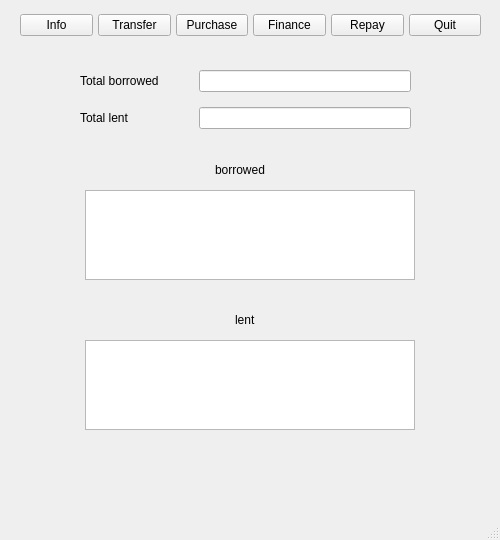
<?xml version="1.0" encoding="UTF-8"?>
<ui version="4.0">
 <class>Companies</class>
 <widget class="QMainWindow" name="Companies">
  <property name="geometry">
   <rect>
    <x>0</x>
    <y>0</y>
    <width>500</width>
    <height>540</height>
   </rect>
  </property>
  <property name="windowTitle">
   <string>MainWindow</string>
  </property>
  <widget class="QWidget" name="centralwidget">
   <widget class="QStackedWidget" name="stackedWidget">
    <property name="geometry">
     <rect>
      <x>0</x>
      <y>150</y>
      <width>500</width>
      <height>471</height>
     </rect>
    </property>
    <property name="currentIndex">
     <number>0</number>
    </property>
    <widget class="QWidget" name="pg_info">
     <widget class="QTableWidget" name="table_info_bor">
      <property name="geometry">
       <rect>
        <x>85</x>
        <y>40</y>
        <width>330</width>
        <height>90</height>
       </rect>
      </property>
     </widget>
     <widget class="QTableWidget" name="table_info_lent">
      <property name="geometry">
       <rect>
        <x>85</x>
        <y>190</y>
        <width>330</width>
        <height>90</height>
       </rect>
      </property>
     </widget>
     <widget class="QLabel" name="lb_borrowed">
      <property name="geometry">
       <rect>
        <x>215</x>
        <y>10</y>
        <width>70</width>
        <height>20</height>
       </rect>
      </property>
      <property name="text">
       <string>borrowed</string>
      </property>
     </widget>
     <widget class="QLabel" name="lb_lent">
      <property name="geometry">
       <rect>
        <x>235</x>
        <y>160</y>
        <width>30</width>
        <height>20</height>
       </rect>
      </property>
      <property name="text">
       <string>lent</string>
      </property>
     </widget>
    </widget>
    <widget class="QWidget" name="pg_trans">
     <widget class="QPushButton" name="btn_submit_trans">
      <property name="geometry">
       <rect>
        <x>130</x>
        <y>330</y>
        <width>93</width>
        <height>28</height>
       </rect>
      </property>
      <property name="text">
       <string>Submit</string>
      </property>
     </widget>
     <widget class="QPushButton" name="btn_reset_trans">
      <property name="geometry">
       <rect>
        <x>270</x>
        <y>330</y>
        <width>93</width>
        <height>28</height>
       </rect>
      </property>
      <property name="text">
       <string>Reset</string>
      </property>
     </widget>
     <widget class="QWidget" name="layoutWidget">
      <property name="geometry">
       <rect>
        <x>80</x>
        <y>250</y>
        <width>331</width>
        <height>61</height>
       </rect>
      </property>
      <layout class="QFormLayout" name="formLayout_2">
       <item row="0" column="0">
        <widget class="QLabel" name="lb_amount_trans">
         <property name="text">
          <string>Amount</string>
         </property>
        </widget>
       </item>
       <item row="0" column="1">
        <widget class="QLineEdit" name="line_trans_amt"/>
       </item>
       <item row="1" column="0">
        <widget class="QLabel" name="lb_date_trans">
         <property name="text">
          <string>Due Date</string>
         </property>
        </widget>
       </item>
       <item row="1" column="1">
        <widget class="QDateTimeEdit" name="transfer_date">
         <property name="readOnly">
          <bool>false</bool>
         </property>
        </widget>
       </item>
      </layout>
     </widget>
     <widget class="QTableWidget" name="table_trans_lent">
      <property name="geometry">
       <rect>
        <x>80</x>
        <y>140</y>
        <width>330</width>
        <height>90</height>
       </rect>
      </property>
     </widget>
     <widget class="QLabel" name="lb_lent_2">
      <property name="geometry">
       <rect>
        <x>230</x>
        <y>120</y>
        <width>30</width>
        <height>20</height>
       </rect>
      </property>
      <property name="text">
       <string>lent</string>
      </property>
     </widget>
     <widget class="QTableWidget" name="table_trans_bor">
      <property name="geometry">
       <rect>
        <x>80</x>
        <y>20</y>
        <width>330</width>
        <height>90</height>
       </rect>
      </property>
     </widget>
     <widget class="QLabel" name="lb_borrowed_2">
      <property name="geometry">
       <rect>
        <x>210</x>
        <y>0</y>
        <width>70</width>
        <height>20</height>
       </rect>
      </property>
      <property name="text">
       <string>borrowed</string>
      </property>
     </widget>
    </widget>
    <widget class="QWidget" name="pg_pur">
     <widget class="QLabel" name="label_2">
      <property name="geometry">
       <rect>
        <x>215</x>
        <y>10</y>
        <width>70</width>
        <height>20</height>
       </rect>
      </property>
      <property name="text">
       <string>Purchase</string>
      </property>
     </widget>
     <widget class="QWidget" name="layoutWidget">
      <property name="geometry">
       <rect>
        <x>80</x>
        <y>40</y>
        <width>331</width>
        <height>118</height>
       </rect>
      </property>
      <layout class="QFormLayout" name="formLayout_3">
       <property name="horizontalSpacing">
        <number>30</number>
       </property>
       <property name="verticalSpacing">
        <number>20</number>
       </property>
       <item row="0" column="0">
        <widget class="QLabel" name="lb_from_pur">
         <property name="text">
          <string>From</string>
         </property>
        </widget>
       </item>
       <item row="0" column="1">
        <widget class="QLineEdit" name="line_pur_from"/>
       </item>
       <item row="1" column="0">
        <widget class="QLabel" name="lb_amount_pur">
         <property name="text">
          <string>Amount</string>
         </property>
        </widget>
       </item>
       <item row="1" column="1">
        <widget class="QLineEdit" name="line_pur_amt"/>
       </item>
       <item row="2" column="0">
        <widget class="QLabel" name="lb_date_pur">
         <property name="text">
          <string>Due Date</string>
         </property>
        </widget>
       </item>
       <item row="2" column="1">
        <widget class="QDateTimeEdit" name="purchase_date">
         <property name="readOnly">
          <bool>false</bool>
         </property>
        </widget>
       </item>
      </layout>
     </widget>
     <widget class="QWidget" name="layoutWidget">
      <property name="geometry">
       <rect>
        <x>100</x>
        <y>180</y>
        <width>278</width>
        <height>30</height>
       </rect>
      </property>
      <layout class="QHBoxLayout" name="horizontalLayout_4">
       <property name="spacing">
        <number>90</number>
       </property>
       <item>
        <widget class="QPushButton" name="btn_submit_pur">
         <property name="text">
          <string>Submit</string>
         </property>
        </widget>
       </item>
       <item>
        <widget class="QPushButton" name="btn_reset_pur">
         <property name="text">
          <string>Reset</string>
         </property>
        </widget>
       </item>
      </layout>
     </widget>
    </widget>
    <widget class="QWidget" name="pg_finance">
     <widget class="QLabel" name="label">
      <property name="geometry">
       <rect>
        <x>185</x>
        <y>10</y>
        <width>130</width>
        <height>20</height>
       </rect>
      </property>
      <property name="text">
       <string>Finance from bank</string>
      </property>
     </widget>
     <widget class="QWidget" name="layoutWidget">
      <property name="geometry">
       <rect>
        <x>80</x>
        <y>40</y>
        <width>331</width>
        <height>101</height>
       </rect>
      </property>
      <layout class="QFormLayout" name="formLayout_4">
       <property name="horizontalSpacing">
        <number>40</number>
       </property>
       <property name="verticalSpacing">
        <number>30</number>
       </property>
       <item row="0" column="0">
        <widget class="QLabel" name="lb_amount_finance">
         <property name="text">
          <string>Amount</string>
         </property>
        </widget>
       </item>
       <item row="0" column="1">
        <widget class="QLineEdit" name="line_fin_amt"/>
       </item>
       <item row="1" column="0">
        <widget class="QLabel" name="lb_date_fin">
         <property name="text">
          <string>Due date</string>
         </property>
        </widget>
       </item>
       <item row="1" column="1">
        <widget class="QDateTimeEdit" name="finance_date">
         <property name="readOnly">
          <bool>false</bool>
         </property>
        </widget>
       </item>
      </layout>
     </widget>
     <widget class="QWidget" name="layoutWidget">
      <property name="geometry">
       <rect>
        <x>110</x>
        <y>160</y>
        <width>268</width>
        <height>30</height>
       </rect>
      </property>
      <layout class="QHBoxLayout" name="horizontalLayout_5">
       <property name="spacing">
        <number>80</number>
       </property>
       <item>
        <widget class="QPushButton" name="btn_submit_fin">
         <property name="text">
          <string>Submit</string>
         </property>
        </widget>
       </item>
       <item>
        <widget class="QPushButton" name="btn_reset_fin">
         <property name="text">
          <string>Reset</string>
         </property>
        </widget>
       </item>
      </layout>
     </widget>
    </widget>
    <widget class="QWidget" name="pg_repay">
     <widget class="QPushButton" name="btn_ok_repay">
      <property name="geometry">
       <rect>
        <x>200</x>
        <y>210</y>
        <width>89</width>
        <height>25</height>
       </rect>
      </property>
      <property name="text">
       <string>OK</string>
      </property>
     </widget>
     <widget class="QLabel" name="label_3">
      <property name="geometry">
       <rect>
        <x>130</x>
        <y>10</y>
        <width>220</width>
        <height>21</height>
       </rect>
      </property>
      <property name="text">
       <string>Click on a record to select.</string>
      </property>
     </widget>
     <widget class="QTableWidget" name="table_repay">
      <property name="geometry">
       <rect>
        <x>80</x>
        <y>30</y>
        <width>330</width>
        <height>161</height>
       </rect>
      </property>
     </widget>
    </widget>
   </widget>
   <widget class="QWidget" name="layoutWidget">
    <property name="geometry">
     <rect>
      <x>20</x>
      <y>10</y>
      <width>461</width>
      <height>30</height>
     </rect>
    </property>
    <layout class="QHBoxLayout" name="horizontalLayout">
     <property name="spacing">
      <number>5</number>
     </property>
     <item>
      <widget class="QPushButton" name="btn_info">
       <property name="focusPolicy">
        <enum>Qt::NoFocus</enum>
       </property>
       <property name="text">
        <string>Info</string>
       </property>
      </widget>
     </item>
     <item>
      <widget class="QPushButton" name="btn_transfer">
       <property name="text">
        <string>Transfer</string>
       </property>
      </widget>
     </item>
     <item>
      <widget class="QPushButton" name="btn_purchase">
       <property name="text">
        <string>Purchase</string>
       </property>
      </widget>
     </item>
     <item>
      <widget class="QPushButton" name="btn_finance">
       <property name="text">
        <string>Finance</string>
       </property>
      </widget>
     </item>
     <item>
      <widget class="QPushButton" name="btn_repay">
       <property name="text">
        <string>Repay</string>
       </property>
      </widget>
     </item>
     <item>
      <widget class="QPushButton" name="btn_quit">
       <property name="text">
        <string>Quit</string>
       </property>
      </widget>
     </item>
    </layout>
   </widget>
   <widget class="QWidget" name="layoutWidget">
    <property name="geometry">
     <rect>
      <x>80</x>
      <y>70</y>
      <width>331</width>
      <height>71</height>
     </rect>
    </property>
    <layout class="QFormLayout" name="formLayout">
     <property name="horizontalSpacing">
      <number>40</number>
     </property>
     <property name="verticalSpacing">
      <number>15</number>
     </property>
     <item row="0" column="0">
      <widget class="QLabel" name="lb_total_b">
       <property name="text">
        <string>Total borrowed</string>
       </property>
      </widget>
     </item>
     <item row="0" column="1">
      <widget class="QLineEdit" name="line_basic_borr">
       <property name="readOnly">
        <bool>true</bool>
       </property>
      </widget>
     </item>
     <item row="1" column="0">
      <widget class="QLabel" name="lb_total_l">
       <property name="text">
        <string>Total lent</string>
       </property>
      </widget>
     </item>
     <item row="1" column="1">
      <widget class="QLineEdit" name="line_basic_lent">
       <property name="readOnly">
        <bool>true</bool>
       </property>
      </widget>
     </item>
    </layout>
   </widget>
  </widget>
  <widget class="QMenuBar" name="menubar">
   <property name="geometry">
    <rect>
     <x>0</x>
     <y>0</y>
     <width>500</width>
     <height>26</height>
    </rect>
   </property>
  </widget>
  <widget class="QStatusBar" name="statusbar"/>
 </widget>
 <resources/>
 <connections/>
</ui>
